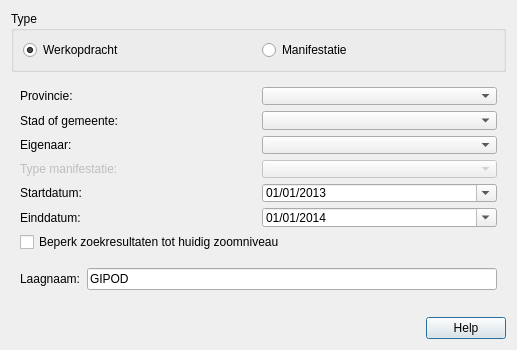
<?xml version="1.0" encoding="UTF-8"?>
<ui version="4.0">
 <author>Kay Warrie</author>
 <class>gipodDlg</class>
 <widget class="QDialog" name="gipodDlg">
  <property name="geometry">
   <rect>
    <x>0</x>
    <y>0</y>
    <width>517</width>
    <height>350</height>
   </rect>
  </property>
  <property name="sizePolicy">
   <sizepolicy hsizetype="Preferred" vsizetype="Expanding">
    <horstretch>0</horstretch>
    <verstretch>0</verstretch>
   </sizepolicy>
  </property>
  <property name="minimumSize">
   <size>
    <width>0</width>
    <height>350</height>
   </size>
  </property>
  <property name="maximumSize">
   <size>
    <width>16777215</width>
    <height>370</height>
   </size>
  </property>
  <property name="windowTitle">
   <string>Bevraag GIPOD</string>
  </property>
  <property name="windowIcon">
   <iconset resource="resources.qrc">
    <normaloff>:/plugins/geopunt4Qgis/images/geopuntGIPODsmall.png</normaloff>:/plugins/geopunt4Qgis/images/geopuntGIPODsmall.png</iconset>
  </property>
  <property name="layoutDirection">
   <enum>Qt::LeftToRight</enum>
  </property>
  <property name="autoFillBackground">
   <bool>false</bool>
  </property>
  <property name="sizeGripEnabled">
   <bool>false</bool>
  </property>
  <property name="modal">
   <bool>false</bool>
  </property>
  <layout class="QVBoxLayout" name="verticalLayout">
   <item>
    <widget class="QGroupBox" name="typeBox">
     <property name="sizePolicy">
      <sizepolicy hsizetype="Preferred" vsizetype="Minimum">
       <horstretch>0</horstretch>
       <verstretch>0</verstretch>
      </sizepolicy>
     </property>
     <property name="title">
      <string>Type</string>
     </property>
     <layout class="QHBoxLayout" name="horizontalLayout">
      <item>
       <widget class="QRadioButton" name="workassignmentRadio">
        <property name="text">
         <string>Werkopdracht</string>
        </property>
        <property name="checked">
         <bool>true</bool>
        </property>
       </widget>
      </item>
      <item>
       <widget class="QRadioButton" name="manifestationRadio">
        <property name="text">
         <string>Manifestatie</string>
        </property>
       </widget>
      </item>
     </layout>
    </widget>
   </item>
   <item>
    <widget class="QWidget" name="queryWgt" native="true">
     <property name="sizePolicy">
      <sizepolicy hsizetype="Preferred" vsizetype="Minimum">
       <horstretch>0</horstretch>
       <verstretch>0</verstretch>
      </sizepolicy>
     </property>
     <layout class="QGridLayout" name="gridLayout">
      <item row="6" column="1">
       <widget class="QDateEdit" name="startEdit">
        <property name="minimumSize">
         <size>
          <width>100</width>
          <height>0</height>
         </size>
        </property>
        <property name="date">
         <date>
          <year>2013</year>
          <month>1</month>
          <day>1</day>
         </date>
        </property>
        <property name="displayFormat">
         <string>dd/MM/yyyy</string>
        </property>
        <property name="calendarPopup">
         <bool>true</bool>
        </property>
       </widget>
      </item>
      <item row="7" column="1">
       <widget class="QDateEdit" name="endEdit">
        <property name="minimumSize">
         <size>
          <width>100</width>
          <height>0</height>
         </size>
        </property>
        <property name="date">
         <date>
          <year>2014</year>
          <month>1</month>
          <day>1</day>
         </date>
        </property>
        <property name="displayFormat">
         <string>dd/MM/yyyy</string>
        </property>
        <property name="calendarPopup">
         <bool>true</bool>
        </property>
       </widget>
      </item>
      <item row="6" column="0">
       <widget class="QLabel" name="startdatumLbl">
        <property name="text">
         <string>Startdatum:</string>
        </property>
       </widget>
      </item>
      <item row="7" column="0">
       <widget class="QLabel" name="einddatumLbl">
        <property name="text">
         <string>Einddatum:</string>
        </property>
       </widget>
      </item>
      <item row="2" column="0">
       <widget class="QLabel" name="stadLbl">
        <property name="text">
         <string>Stad of gemeente:</string>
        </property>
       </widget>
      </item>
      <item row="8" column="0" colspan="2">
       <widget class="QCheckBox" name="extendChk">
        <property name="text">
         <string>Beperk zoekresultaten tot huidig zoomniveau</string>
        </property>
       </widget>
      </item>
      <item row="2" column="1">
       <widget class="QComboBox" name="cityCbx">
        <property name="sizePolicy">
         <sizepolicy hsizetype="Preferred" vsizetype="Fixed">
          <horstretch>0</horstretch>
          <verstretch>0</verstretch>
         </sizepolicy>
        </property>
        <property name="minimumSize">
         <size>
          <width>100</width>
          <height>0</height>
         </size>
        </property>
        <property name="editable">
         <bool>false</bool>
        </property>
       </widget>
      </item>
      <item row="5" column="0">
       <widget class="QLabel" name="manifestationlbl">
        <property name="enabled">
         <bool>false</bool>
        </property>
        <property name="text">
         <string>Type manifestatie:</string>
        </property>
       </widget>
      </item>
      <item row="5" column="1">
       <widget class="QComboBox" name="eventCbx">
        <property name="enabled">
         <bool>false</bool>
        </property>
        <property name="editable">
         <bool>false</bool>
        </property>
       </widget>
      </item>
      <item row="1" column="1">
       <widget class="QComboBox" name="provinceCbx">
        <property name="sizePolicy">
         <sizepolicy hsizetype="Preferred" vsizetype="Fixed">
          <horstretch>0</horstretch>
          <verstretch>0</verstretch>
         </sizepolicy>
        </property>
        <property name="minimumSize">
         <size>
          <width>100</width>
          <height>0</height>
         </size>
        </property>
        <property name="editable">
         <bool>false</bool>
        </property>
       </widget>
      </item>
      <item row="1" column="0">
       <widget class="QLabel" name="provncieLbl">
        <property name="text">
         <string>Provincie:</string>
        </property>
       </widget>
      </item>
      <item row="3" column="0">
       <widget class="QLabel" name="eigenaarLbl">
        <property name="sizePolicy">
         <sizepolicy hsizetype="Preferred" vsizetype="Preferred">
          <horstretch>0</horstretch>
          <verstretch>0</verstretch>
         </sizepolicy>
        </property>
        <property name="text">
         <string>Eigenaar: </string>
        </property>
       </widget>
      </item>
      <item row="3" column="1">
       <widget class="QComboBox" name="ownerCbx">
        <property name="sizePolicy">
         <sizepolicy hsizetype="Preferred" vsizetype="Fixed">
          <horstretch>0</horstretch>
          <verstretch>0</verstretch>
         </sizepolicy>
        </property>
        <property name="minimumSize">
         <size>
          <width>100</width>
          <height>0</height>
         </size>
        </property>
        <property name="editable">
         <bool>false</bool>
        </property>
       </widget>
      </item>
     </layout>
    </widget>
   </item>
   <item>
    <widget class="QWidget" name="outputWgt" native="true">
     <layout class="QHBoxLayout" name="horizontalLayout_2">
      <property name="topMargin">
       <number>1</number>
      </property>
      <property name="bottomMargin">
       <number>1</number>
      </property>
      <item>
       <widget class="QLabel" name="laagNaamLbl">
        <property name="text">
         <string>Laagnaam:</string>
        </property>
       </widget>
      </item>
      <item>
       <widget class="QLineEdit" name="lyrName">
        <property name="enabled">
         <bool>true</bool>
        </property>
        <property name="text">
         <string notr="true">GIPOD</string>
        </property>
        <property name="alignment">
         <set>Qt::AlignLeading|Qt::AlignLeft|Qt::AlignVCenter</set>
        </property>
        <property name="placeholderText">
         <string/>
        </property>
       </widget>
      </item>
     </layout>
    </widget>
   </item>
   <item>
    <widget class="QLabel" name="mgsBox">
     <property name="frameShape">
      <enum>QFrame::NoFrame</enum>
     </property>
     <property name="frameShadow">
      <enum>QFrame::Plain</enum>
     </property>
     <property name="text">
      <string/>
     </property>
     <property name="margin">
      <number>0</number>
     </property>
    </widget>
   </item>
   <item>
    <layout class="QHBoxLayout" name="horizontalLayout_3">
     <item>
      <spacer name="horizontalSpacer">
       <property name="orientation">
        <enum>Qt::Horizontal</enum>
       </property>
       <property name="sizeHint" stdset="0">
        <size>
         <width>40</width>
         <height>20</height>
        </size>
       </property>
      </spacer>
     </item>
     <item>
      <widget class="QDialogButtonBox" name="buttonBox">
       <property name="sizePolicy">
        <sizepolicy hsizetype="Maximum" vsizetype="Fixed">
         <horstretch>0</horstretch>
         <verstretch>0</verstretch>
        </sizepolicy>
       </property>
       <property name="orientation">
        <enum>Qt::Horizontal</enum>
       </property>
       <property name="standardButtons">
        <set>QDialogButtonBox::Help</set>
       </property>
      </widget>
     </item>
    </layout>
   </item>
  </layout>
 </widget>
 <resources>
  <include location="resources.qrc"/>
 </resources>
 <connections>
  <connection>
   <sender>buttonBox</sender>
   <signal>accepted()</signal>
   <receiver>gipodDlg</receiver>
   <slot>accept()</slot>
   <hints>
    <hint type="sourcelabel">
     <x>222</x>
     <y>319</y>
    </hint>
    <hint type="destinationlabel">
     <x>157</x>
     <y>274</y>
    </hint>
   </hints>
  </connection>
  <connection>
   <sender>buttonBox</sender>
   <signal>rejected()</signal>
   <receiver>gipodDlg</receiver>
   <slot>reject()</slot>
   <hints>
    <hint type="sourcelabel">
     <x>290</x>
     <y>325</y>
    </hint>
    <hint type="destinationlabel">
     <x>286</x>
     <y>274</y>
    </hint>
   </hints>
  </connection>
  <connection>
   <sender>manifestationRadio</sender>
   <signal>toggled(bool)</signal>
   <receiver>eventCbx</receiver>
   <slot>setEnabled(bool)</slot>
   <hints>
    <hint type="sourcelabel">
     <x>300</x>
     <y>44</y>
    </hint>
    <hint type="destinationlabel">
     <x>302</x>
     <y>165</y>
    </hint>
   </hints>
  </connection>
  <connection>
   <sender>manifestationRadio</sender>
   <signal>toggled(bool)</signal>
   <receiver>manifestationlbl</receiver>
   <slot>setEnabled(bool)</slot>
   <hints>
    <hint type="sourcelabel">
     <x>300</x>
     <y>44</y>
    </hint>
    <hint type="destinationlabel">
     <x>104</x>
     <y>165</y>
    </hint>
   </hints>
  </connection>
 </connections>
</ui>
